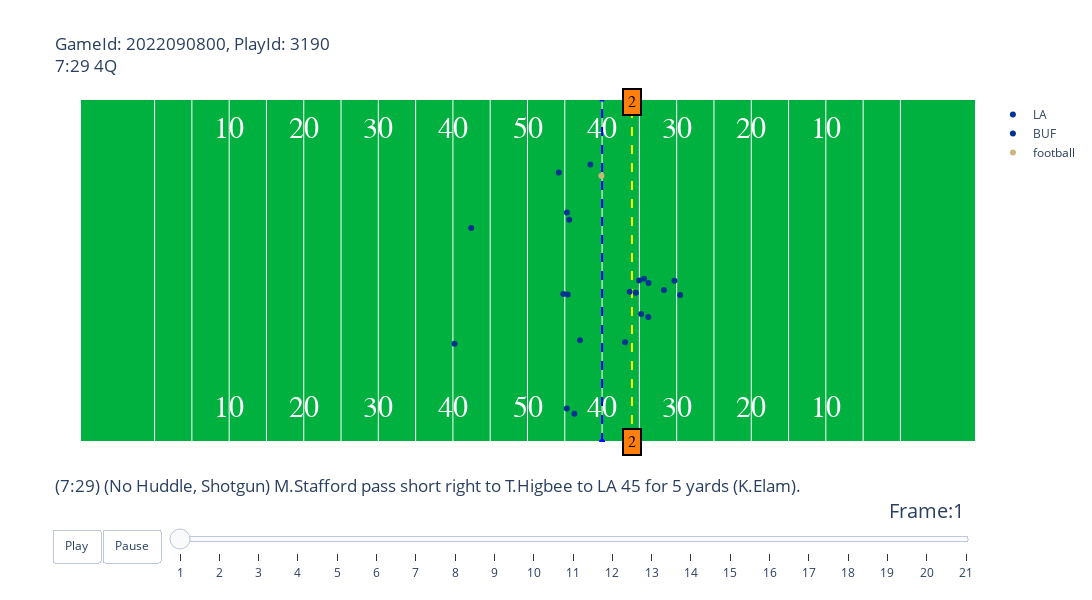
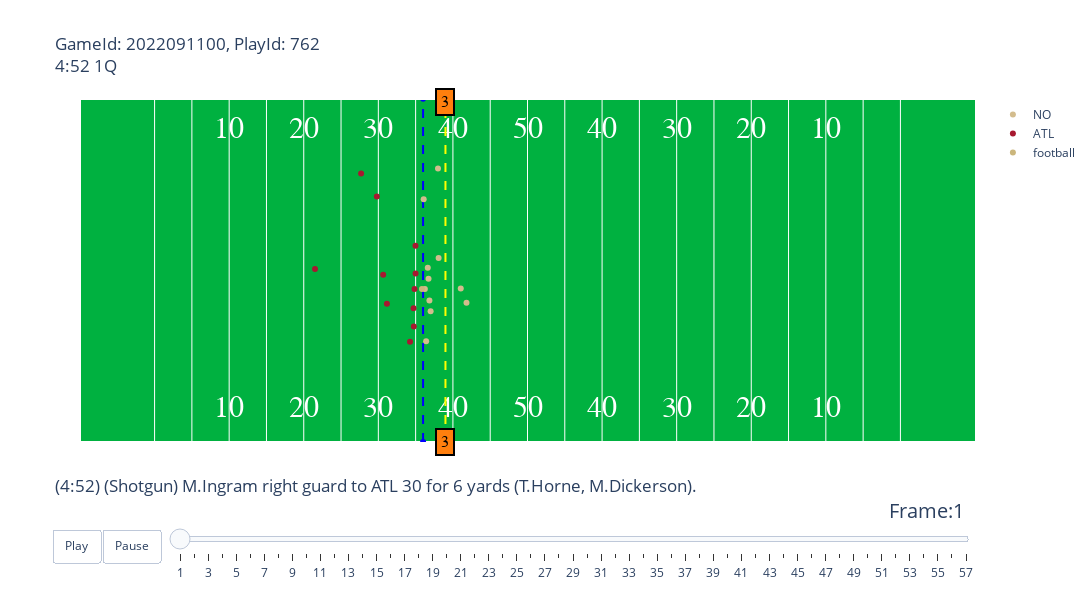
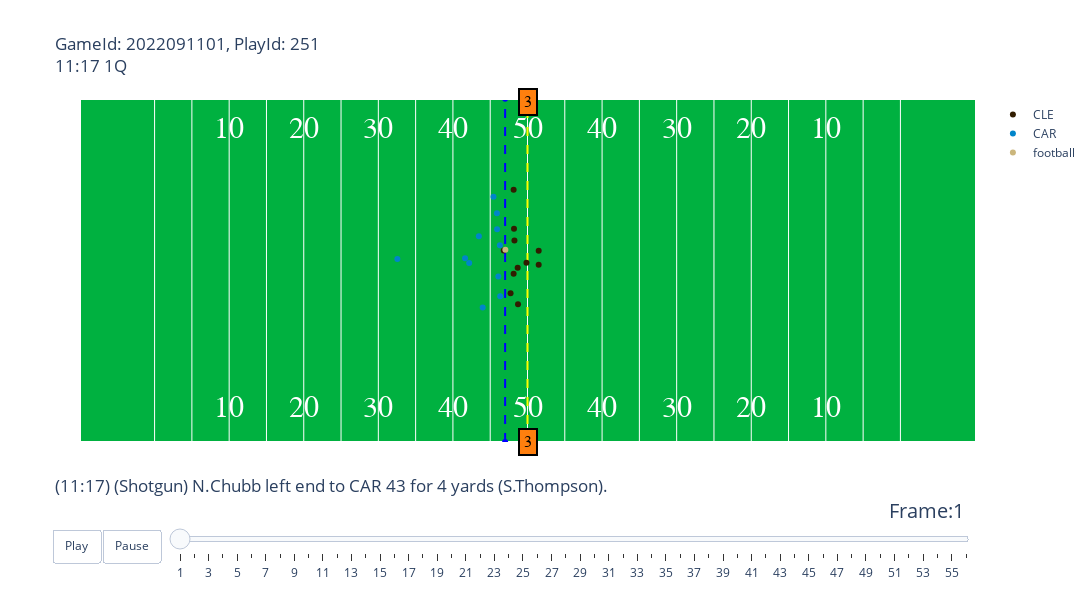

The notebook cell saved with these charts, in order:
### Code cell
#Select random plays from 5 games
import random
for gameId in week1.gameId.unique()[0:5].tolist():
    plays_list = week1[week1.gameId==gameId].playId.unique().tolist()
    playId = random.choice(plays_list)
    animate_play(week1,plays,players,tacklesData,gameId,playId).show()

### Figure 1 — Plotly figure (JSON) as saved in the notebook; plotly's stock layout.template omitted (floating-point values rounded to 4 significant figures)
{"data": [{"hoverinfo": "none", "mode": "text", "showlegend": false, "text": ["10", "20", "30", "40", "50", "40", "30", "20", "10"], "textfont": {"color": "#ffffff", "family": "Courier New, monospace", "size": 30}, "type": "scatter", "x": [20, 30, 40, 50, 60, 70, 80, 90, 100], "y": [5, 5, 5, 5, 5, 5, 5, 5, 5]}, {"hoverinfo": "none", "mode": "text", "showlegend": false, "text": ["10", "20", "30", "40", "50", "40", "30", "20", "10"], "textfont": {"color": "#ffffff", "family": "Courier New, monospace", "size": 30}, "type": "scatter", "x": [20, 30, 40, 50, 60, 70, 80, 90, 100], "y": [48.5, 48.5, 48.5, 48.5, 48.5, 48.5, 48.5, 48.5, 48.5]}, {"hoverinfo": "none", "line": {"color": "blue", "dash": "dash"}, "showlegend": false, "type": "scatter", "x": [70, 70], "y": [0, 53.5]}, {"hoverinfo": "none", "line": {"color": "yellow", "dash": "dash"}, "showlegend": false, "type": "scatter", "x": [74, 74], "y": [0, 53.5]}, {"hoverinfo": "text", "hovertext": ["nflId:34452.0", "nflId:41290.0", "nflId:42400.0", "nflId:43399.0", "nflId:44881.0", "nflId:46158.0", "nflId:46180.0", "nflId:46376.0", "nflId:47853.0", "nflId:47952.0", "nflId:53678.0"], "marker": {"color": "#003594"}, "mode": "markers", "name": "LA", "type": "scatter", "x": [78.29, 66.29, 79.7, 68.43, 65.4, 76.2, 76.23, 75.62, 73.08, 74.54, 65.28], "y": [23.68, 4.39, 25.12, 43.24, 22.99, 19.5, 24.77, 25.46, 15.54, 23.26, 35.77]}, {"hoverinfo": "text", "hovertext": ["nflId:37075.0", "nflId:40107.0", "nflId:40166.0", "nflId:41341.0", "nflId:44976.0", "nflId:46085.0", "nflId:46190.0", "nflId:52647.0", "nflId:53459.0", "nflId:53490.0", "nflId:54488.0"], "marker": {"color": "#00338D"}, "mode": "markers", "name": "BUF", "type": "scatter", "x": [80.46, 50.21, 52.45, 73.7, 65.6, 67.04, 64.81, 65.26, 75.24, 74.96, 64.19], "y": [22.9, 15.33, 33.37, 23.4, 34.62, 15.85, 23.06, 5.24, 19.93, 25.16, 42.01]}, {"hoverinfo": "none", "marker": {"color": "#CBB67C"}, "mode": "markers", "name": "football", "type": "scatter", "x": [69.91], "y": [41.48]}], "layout": {"annotations": [{"align": "center", "bgcolor": "#ff7f0e", "bordercolor": "black", "borderpad": 4, "borderwidth": 2, "font": {"color": "black", "family": "Courier New, monospace", "size": 16}, "opacity": 1, "showarrow": false, "text": "2", "x": 74, "y": 0}, {"align": "center", "bgcolor": "#ff7f0e", "bordercolor": "black", "borderpad": 4, "borderwidth": 2, "font": {"color": "black", "family": "Courier New, monospace", "size": 16}, "opacity": 1, "showarrow": false, "text": "2", "x": 74, "y": 53}], "autosize": false, "height": 600, "plot_bgcolor": "#00B140", "sliders": [{"active": 0, "currentvalue": {"font": {"size": 20}, "prefix": "Frame:", "visible": true, "xanchor": "right"}, "len": 0.9, "pad": {"b": 10, "t": 50}, "steps": [{"args": [[1], {"frame": {"duration": 100, "redraw": false}, "mode": "immediate", "transition": {"duration": 0}}], "label": "1", "method": "animate"}, {"args": [[2], {"frame": {"duration": 100, "redraw": false}, "mode": "immediate", "transition": {"duration": 0}}], "label": "2", "method": "animate"}, {"args": [[3], {"frame": {"duration": 100, "redraw": false}, "mode": "immediate", "transition": {"duration": 0}}], "label": "3", "method": "animate"}, {"args": [[4], {"frame": {"duration": 100, "redraw": false}, "mode": "immediate", "transition": {"duration": 0}}], "label": "4", "method": "animate"}, {"args": [[5], {"frame": {"duration": 100, "redraw": false}, "mode": "immediate", "transition": {"duration": 0}}], "label": "5", "method": "animate"}, {"args": [[6], {"frame": {"duration": 100, "redraw": false}, "mode": "immediate", "transition": {"duration": 0}}], "label": "6", "method": "animate"}, {"args": [[7], {"frame": {"duration": 100, "redraw": false}, "mode": "immediate", "transition": {"duration": 0}}], "label": "7", "method": "animate"}, {"args": [[8], {"frame": {"duration": 100, "redraw": false}, "mode": "immediate", "transition": {"duration": 0}}], "label": "8", "method": "animate"}, {"args": [[9], {"frame": {"duration": 100, "redraw": false}, "mode": "immediate", "transition": {"duration": 0}}], "label": "9", "method": "animate"}, {"args": [[10], {"frame": {"duration": 100, "redraw": false}, "mode": "immediate", "transition": {"duration": 0}}], "label": "10", "method": "animate"}, {"args": [[11], {"frame": {"duration": 100, "redraw": false}, "mode": "immediate", "transition": {"duration": 0}}], "label": "11", "method": "animate"}, {"args": [[12], {"frame": {"duration": 100, "redraw": false}, "mode": "immediate", "transition": {"duration": 0}}], "label": "12", "method": "animate"}, {"args": [[13], {"frame": {"duration": 100, "redraw": false}, "mode": "immediate", "transition": {"duration": 0}}], "label": "13", "method": "animate"}, {"args": [[14], {"frame": {"duration": 100, "redraw": false}, "mode": "immediate", "transition": {"duration": 0}}], "label": "14", "method": "animate"}, {"args": [[15], {"frame": {"duration": 100, "redraw": false}, "mode": "immediate", "transition": {"duration": 0}}], "label": "15", "method": "animate"}, {"args": [[16], {"frame": {"duration": 100, "redraw": false}, "mode": "immediate", "transition": {"duration": 0}}], "label": "16", "method": "animate"}, {"args": [[17], {"frame": {"duration": 100, "redraw": false}, "mode": "immediate", "transition": {"duration": 0}}], "label": "17", "method": "animate"}, {"args": [[18], {"frame": {"duration": 100, "redraw": false}, "mode": "immediate", "transition": {"duration": 0}}], "label": "18", "method": "animate"}, {"args": [[19], {"frame": {"duration": 100, "redraw": false}, "mode": "immediate", "transition": {"duration": 0}}], "label": "19", "method": "animate"}, {"args": [[20], {"frame": {"duration": 100, "redraw": false}, "mode": "immediate", "transition": {"duration": 0}}], "label": "20", "method": "animate"}, {"args": [[21], {"frame": {"duration": 100, "redraw": false}, "mode": "immediate", "transition": {"duration": 0}}], "label": "21", "method": "animate"}], "transition": {"duration": 300, "easing": "cubic-in-out"}, "x": 0.1, "xanchor": "left", "y": 0, "yanchor": "top"}], "title": {"text": "GameId: 2022090800, PlayId: 3190<br>7:29 4Q<br><br><br><br><br><br><br><br><br><br><br><br><br><br><br><br><br><br><br>(7:29) (No Huddle, Shotgun) M.Stafford pass short right to T.Higbee to LA 45 for 5 yards (K.Elam)."}, "updatemenus": [{"buttons": [{"args": [null, {"frame": {"duration": 100, "redraw": false}, "fromcurrent": true, "transition": {"duration": 0}}], "label": "Play", "method": "animate"}, {"args": [[null], {"frame": {"duration": 0, "redraw": false}, "mode": "immediate", "transition": {"duration": 0}}], "label": "Pause", "method": "animate"}], "direction": "left", "pad": {"r": 10, "t": 87}, "showactive": false, "type": "buttons", "x": 0.1, "xanchor": "right", "y": 0, "yanchor": "top"}], "width": 1200, "xaxis": {"autorange": false, "range": [0, 120], "showticklabels": false, "tickmode": "array", "tickvals": [10, 15, 20, 25, 30, 35, 40, 45, 50, 55, 60, 65, 70, 75, 80, 85, 90, 95, 100, 105, 110]}, "yaxis": {"autorange": false, "range": [0, 53.3], "showgrid": false, "showticklabels": false}}}

### Figure 2 — Plotly figure (JSON) as saved in the notebook; plotly's stock layout.template omitted (floating-point values rounded to 4 significant figures)
{"data": [{"hoverinfo": "none", "mode": "text", "showlegend": false, "text": ["10", "20", "30", "40", "50", "40", "30", "20", "10"], "textfont": {"color": "#ffffff", "family": "Courier New, monospace", "size": 30}, "type": "scatter", "x": [20, 30, 40, 50, 60, 70, 80, 90, 100], "y": [5, 5, 5, 5, 5, 5, 5, 5, 5]}, {"hoverinfo": "none", "mode": "text", "showlegend": false, "text": ["10", "20", "30", "40", "50", "40", "30", "20", "10"], "textfont": {"color": "#ffffff", "family": "Courier New, monospace", "size": 30}, "type": "scatter", "x": [20, 30, 40, 50, 60, 70, 80, 90, 100], "y": [48.5, 48.5, 48.5, 48.5, 48.5, 48.5, 48.5, 48.5, 48.5]}, {"hoverinfo": "none", "line": {"color": "blue", "dash": "dash"}, "showlegend": false, "type": "scatter", "x": [46, 46], "y": [0, 53.5]}, {"hoverinfo": "none", "line": {"color": "yellow", "dash": "dash"}, "showlegend": false, "type": "scatter", "x": [49, 49], "y": [0, 53.5]}, {"hoverinfo": "text", "hovertext": ["nflId:37101.0", "nflId:41532.0", "nflId:42344.0", "nflId:42356.0", "nflId:44844.0", "nflId:45244.0", "nflId:47831.0", "nflId:52432.0", "nflId:52513.0", "nflId:53098.0", "nflId:54476.0"], "marker": {"color": "#D3BC8D"}, "mode": "markers", "name": "NO", "type": "scatter", "x": [51.82, 47.01, 48, 46.85, 46.63, 51.05, 46.24, 46.73, 48.08, 46.41, 46.08], "y": [21.71, 20.38, 42.64, 22.06, 27.14, 23.92, 23.85, 25.46, 28.67, 15.69, 37.84]}, {"hoverinfo": "text", "hovertext": ["nflId:38592.0", "nflId:46091.0", "nflId:46135.0", "nflId:46841.0", "nflId:52424.0", "nflId:52527.0", "nflId:52542.0", "nflId:53469.0", "nflId:53577.0", "nflId:54503.0", "nflId:55173.0"], "marker": {"color": "#A71930"}, "mode": "markers", "name": "ATL", "type": "scatter", "x": [39.8, 40.65, 44.98, 44.99, 44.25, 41.15, 31.51, 37.69, 44.72, 44.76, 44.85], "y": [38.25, 26.08, 30.59, 26.25, 15.61, 21.53, 26.95, 41.86, 20.83, 17.99, 23.84]}, {"hoverinfo": "none", "marker": {"color": "#CBB67C"}, "mode": "markers", "name": "football", "type": "scatter", "x": [45.85], "y": [23.84]}], "layout": {"annotations": [{"align": "center", "bgcolor": "#ff7f0e", "bordercolor": "black", "borderpad": 4, "borderwidth": 2, "font": {"color": "black", "family": "Courier New, monospace", "size": 16}, "opacity": 1, "showarrow": false, "text": "3", "x": 49, "y": 0}, {"align": "center", "bgcolor": "#ff7f0e", "bordercolor": "black", "borderpad": 4, "borderwidth": 2, "font": {"color": "black", "family": "Courier New, monospace", "size": 16}, "opacity": 1, "showarrow": false, "text": "3", "x": 49, "y": 53}], "autosize": false, "height": 600, "plot_bgcolor": "#00B140", "sliders": [{"active": 0, "currentvalue": {"font": {"size": 20}, "prefix": "Frame:", "visible": true, "xanchor": "right"}, "len": 0.9, "pad": {"b": 10, "t": 50}, "steps": [{"args": [[1], {"frame": {"duration": 100, "redraw": false}, "mode": "immediate", "transition": {"duration": 0}}], "label": "1", "method": "animate"}, {"args": [[2], {"frame": {"duration": 100, "redraw": false}, "mode": "immediate", "transition": {"duration": 0}}], "label": "2", "method": "animate"}, {"args": [[3], {"frame": {"duration": 100, "redraw": false}, "mode": "immediate", "transition": {"duration": 0}}], "label": "3", "method": "animate"}, {"args": [[4], {"frame": {"duration": 100, "redraw": false}, "mode": "immediate", "transition": {"duration": 0}}], "label": "4", "method": "animate"}, {"args": [[5], {"frame": {"duration": 100, "redraw": false}, "mode": "immediate", "transition": {"duration": 0}}], "label": "5", "method": "animate"}, {"args": [[6], {"frame": {"duration": 100, "redraw": false}, "mode": "immediate", "transition": {"duration": 0}}], "label": "6", "method": "animate"}, {"args": [[7], {"frame": {"duration": 100, "redraw": false}, "mode": "immediate", "transition": {"duration": 0}}], "label": "7", "method": "animate"}, {"args": [[8], {"frame": {"duration": 100, "redraw": false}, "mode": "immediate", "transition": {"duration": 0}}], "label": "8", "method": "animate"}, {"args": [[9], {"frame": {"duration": 100, "redraw": false}, "mode": "immediate", "transition": {"duration": 0}}], "label": "9", "method": "animate"}, {"args": [[10], {"frame": {"duration": 100, "redraw": false}, "mode": "immediate", "transition": {"duration": 0}}], "label": "10", "method": "animate"}, {"args": [[11], {"frame": {"duration": 100, "redraw": false}, "mode": "immediate", "transition": {"duration": 0}}], "label": "11", "method": "animate"}, {"args": [[12], {"frame": {"duration": 100, "redraw": false}, "mode": "immediate", "transition": {"duration": 0}}], "label": "12", "method": "animate"}, {"args": [[13], {"frame": {"duration": 100, "redraw": false}, "mode": "immediate", "transition": {"duration": 0}}], "label": "13", "method": "animate"}, {"args": [[14], {"frame": {"duration": 100, "redraw": false}, "mode": "immediate", "transition": {"duration": 0}}], "label": "14", "method": "animate"}, {"args": [[15], {"frame": {"duration": 100, "redraw": false}, "mode": "immediate", "transition": {"duration": 0}}], "label": "15", "method": "animate"}, {"args": [[16], {"frame": {"duration": 100, "redraw": false}, "mode": "immediate", "transition": {"duration": 0}}], "label": "16", "method": "animate"}, {"args": [[17], {"frame": {"duration": 100, "redraw": false}, "mode": "immediate", "transition": {"duration": 0}}], "label": "17", "method": "animate"}, {"args": [[18], {"frame": {"duration": 100, "redraw": false}, "mode": "immediate", "transition": {"duration": 0}}], "label": "18", "method": "animate"}, {"args": [[19], {"frame": {"duration": 100, "redraw": false}, "mode": "immediate", "transition": {"duration": 0}}], "label": "19", "method": "animate"}, {"args": [[20], {"frame": {"duration": 100, "redraw": false}, "mode": "immediate", "transition": {"duration": 0}}], "label": "20", "method": "animate"}, {"args": [[21], {"frame": {"duration": 100, "redraw": false}, "mode": "immediate", "transition": {"duration": 0}}], "label": "21", "method": "animate"}, {"args": [[22], {"frame": {"duration": 100, "redraw": false}, "mode": "immediate", "transition": {"duration": 0}}], "label": "22", "method": "animate"}, {"args": [[23], {"frame": {"duration": 100, "redraw": false}, "mode": "immediate", "transition": {"duration": 0}}], "label": "23", "method": "animate"}, {"args": [[24], {"frame": {"duration": 100, "redraw": false}, "mode": "immediate", "transition": {"duration": 0}}], "label": "24", "method": "animate"}, {"args": [[25], {"frame": {"duration": 100, "redraw": false}, "mode": "immediate", "transition": {"duration": 0}}], "label": "25", "method": "animate"}, {"args": [[26], {"frame": {"duration": 100, "redraw": false}, "mode": "immediate", "transition": {"duration": 0}}], "label": "26", "method": "animate"}, {"args": [[27], {"frame": {"duration": 100, "redraw": false}, "mode": "immediate", "transition": {"duration": 0}}], "label": "27", "method": "animate"}, {"args": [[28], {"frame": {"duration": 100, "redraw": false}, "mode": "immediate", "transition": {"duration": 0}}], "label": "28", "method": "animate"}, {"args": [[29], {"frame": {"duration": 100, "redraw": false}, "mode": "immediate", "transition": {"duration": 0}}], "label": "29", "method": "animate"}, {"args": [[30], {"frame": {"duration": 100, "redraw": false}, "mode": "immediate", "transition": {"duration": 0}}], "label": "30", "method": "animate"}, {"args": [[31], {"frame": {"duration": 100, "redraw": false}, "mode": "immediate", "transition": {"duration": 0}}], "label": "31", "method": "animate"}, {"args": [[32], {"frame": {"duration": 100, "redraw": false}, "mode": "immediate", "transition": {"duration": 0}}], "label": "32", "method": "animate"}, {"args": [[33], {"frame": {"duration": 100, "redraw": false}, "mode": "immediate", "transition": {"duration": 0}}], "label": "33", "method": "animate"}, {"args": [[34], {"frame": {"duration": 100, "redraw": false}, "mode": "immediate", "transition": {"duration": 0}}], "label": "34", "method": "animate"}, {"args": [[35], {"frame": {"duration": 100, "redraw": false}, "mode": "immediate", "transition": {"duration": 0}}], "label": "35", "method": "animate"}, {"args": [[36], {"frame": {"duration": 100, "redraw": false}, "mode": "immediate", "transition": {"duration": 0}}], "label": "36", "method": "animate"}, {"args": [[37], {"frame": {"duration": 100, "redraw": false}, "mode": "immediate", "transition": {"duration": 0}}], "label": "37", "method": "animate"}, {"args": [[38], {"frame": {"duration": 100, "redraw": false}, "mode": "immediate", "transition": {"duration": 0}}], "label": "38", "method": "animate"}, {"args": [[39], {"frame": {"duration": 100, "redraw": false}, "mode": "immediate", "transition": {"duration": 0}}], "label": "39", "method": "animate"}, {"args": [[40], {"frame": {"duration": 100, "redraw": false}, "mode": "immediate", "transition": {"duration": 0}}], "label": "40", "method": "animate"}, {"args": [[41], {"frame": {"duration": 100, "redraw": false}, "mode": "immediate", "transition": {"duration": 0}}], "label": "41", "method": "animate"}, {"args": [[42], {"frame": {"duration": 100, "redraw": false}, "mode": "immediate", "transition": {"duration": 0}}], "label": "42", "method": "animate"}, {"args": [[43], {"frame": {"duration": 100, "redraw": false}, "mode": "immediate", "transition": {"duration": 0}}], "label": "43", "method": "animate"}, {"args": [[44], {"frame": {"duration": 100, "redraw": false}, "mode": "immediate", "transition": {"duration": 0}}], "label": "44", "method": "animate"}, {"args": [[45], {"frame": {"duration": 100, "redraw": false}, "mode": "immediate", "transition": {"duration": 0}}], "label": "45", "method": "animate"}, {"args": [[46], {"frame": {"duration": 100, "redraw": false}, "mode": "immediate", "transition": {"duration": 0}}], "label": "46", "method": "animate"}, {"args": [[47], {"frame": {"duration": 100, "redraw": false}, "mode": "immediate", "transition": {"duration": 0}}], "label": "47", "method": "animate"}, {"args": [[48], {"frame": {"duration": 100, "redraw": false}, "mode": "immediate", "transition": {"duration": 0}}], "label": "48", "method": "animate"}, {"args": [[49], {"frame": {"duration": 100, "redraw": false}, "mode": "immediate", "transition": {"duration": 0}}], "label": "49", "method": "animate"}, {"args": [[50], {"frame": {"duration": 100, "redraw": false}, "mode": "immediate", "transition": {"duration": 0}}], "label": "50", "method": "animate"}, {"args": [[51], {"frame": {"duration": 100, "redraw": false}, "mode": "immediate", "transition": {"duration": 0}}], "label": "51", "method": "animate"}, {"args": [[52], {"frame": {"duration": 100, "redraw": false}, "mode": "immediate", "transition": {"duration": 0}}], "label": "52", "method": "animate"}, {"args": [[53], {"frame": {"duration": 100, "redraw": false}, "mode": "immediate", "transition": {"duration": 0}}], "label": "53", "method": "animate"}, {"args": [[54], {"frame": {"duration": 100, "redraw": false}, "mode": "immediate", "transition": {"duration": 0}}], "label": "54", "method": "animate"}, {"args": [[55], {"frame": {"duration": 100, "redraw": false}, "mode": "immediate", "transition": {"duration": 0}}], "label": "55", "method": "animate"}, {"args": [[56], {"frame": {"duration": 100, "redraw": false}, "mode": "immediate", "transition": {"duration": 0}}], "label": "56", "method": "animate"}, {"args": [[57], {"frame": {"duration": 100, "redraw": false}, "mode": "immediate", "transition": {"duration": 0}}], "label": "57", "method": "animate"}], "transition": {"duration": 300, "easing": "cubic-in-out"}, "x": 0.1, "xanchor": "left", "y": 0, "yanchor": "top"}], "title": {"text": "GameId: 2022091100, PlayId: 762<br>4:52 1Q<br><br><br><br><br><br><br><br><br><br><br><br><br><br><br><br><br><br><br>(4:52) (Shotgun) M.Ingram right guard to ATL 30 for 6 yards (T.Horne, M.Dickerson)."}, "updatemenus": [{"buttons": [{"args": [null, {"frame": {"duration": 100, "redraw": false}, "fromcurrent": true, "transition": {"duration": 0}}], "label": "Play", "method": "animate"}, {"args": [[null], {"frame": {"duration": 0, "redraw": false}, "mode": "immediate", "transition": {"duration": 0}}], "label": "Pause", "method": "animate"}], "direction": "left", "pad": {"r": 10, "t": 87}, "showactive": false, "type": "buttons", "x": 0.1, "xanchor": "right", "y": 0, "yanchor": "top"}], "width": 1200, "xaxis": {"autorange": false, "range": [0, 120], "showticklabels": false, "tickmode": "array", "tickvals": [10, 15, 20, 25, 30, 35, 40, 45, 50, 55, 60, 65, 70, 75, 80, 85, 90, 95, 100, 105, 110]}, "yaxis": {"autorange": false, "range": [0, 53.3], "showgrid": false, "showticklabels": false}}}

### Figure 3 — Plotly figure (JSON) as saved in the notebook; plotly's stock layout.template omitted (floating-point values rounded to 4 significant figures)
{"data": [{"hoverinfo": "none", "mode": "text", "showlegend": false, "text": ["10", "20", "30", "40", "50", "40", "30", "20", "10"], "textfont": {"color": "#ffffff", "family": "Courier New, monospace", "size": 30}, "type": "scatter", "x": [20, 30, 40, 50, 60, 70, 80, 90, 100], "y": [5, 5, 5, 5, 5, 5, 5, 5, 5]}, {"hoverinfo": "none", "mode": "text", "showlegend": false, "text": ["10", "20", "30", "40", "50", "40", "30", "20", "10"], "textfont": {"color": "#ffffff", "family": "Courier New, monospace", "size": 30}, "type": "scatter", "x": [20, 30, 40, 50, 60, 70, 80, 90, 100], "y": [48.5, 48.5, 48.5, 48.5, 48.5, 48.5, 48.5, 48.5, 48.5]}, {"hoverinfo": "none", "line": {"color": "blue", "dash": "dash"}, "showlegend": false, "type": "scatter", "x": [57, 57], "y": [0, 53.5]}, {"hoverinfo": "none", "line": {"color": "yellow", "dash": "dash"}, "showlegend": false, "type": "scatter", "x": [60, 60], "y": [0, 53.5]}, {"hoverinfo": "text", "hovertext": ["nflId:41264.0", "nflId:42347.0", "nflId:43380.0", "nflId:44841.0", "nflId:44870.0", "nflId:44898.0", "nflId:46104.0", "nflId:46235.0", "nflId:52418.0", "nflId:52595.0", "nflId:53539.0"], "marker": {"color": "#311D00"}, "mode": "markers", "name": "CLE", "type": "scatter", "x": [58.68, 58.73, 61.5, 58.14, 56.82, 59.86, 61.5, 58.25, 58.14, 57.73, 58.19], "y": [27.15, 21.45, 29.79, 39.33, 29.83, 27.93, 27.62, 31.41, 26.21, 23.19, 33.24]}, {"hoverinfo": "text", "hovertext": ["nflId:42368.0", "nflId:43441.0", "nflId:45004.0", "nflId:46124.0", "nflId:46527.0", "nflId:47799.0", "nflId:52415.0", "nflId:52446.0", "nflId:52472.0", "nflId:52852.0", "nflId:53437.0"], "marker": {"color": "#0085CA"}, "mode": "markers", "name": "CAR", "type": "scatter", "x": [52.18, 55.92, 42.55, 56.34, 53.48, 56.09, 56.3, 55.9, 55.44, 51.63, 53.99], "y": [27.9, 33.14, 28.53, 22.71, 32.08, 25.81, 30.68, 35.64, 38.22, 28.65, 20.98]}, {"hoverinfo": "none", "marker": {"color": "#CBB67C"}, "mode": "markers", "name": "football", "type": "scatter", "x": [57.03], "y": [29.95]}], "layout": {"annotations": [{"align": "center", "bgcolor": "#ff7f0e", "bordercolor": "black", "borderpad": 4, "borderwidth": 2, "font": {"color": "black", "family": "Courier New, monospace", "size": 16}, "opacity": 1, "showarrow": false, "text": "3", "x": 60, "y": 0}, {"align": "center", "bgcolor": "#ff7f0e", "bordercolor": "black", "borderpad": 4, "borderwidth": 2, "font": {"color": "black", "family": "Courier New, monospace", "size": 16}, "opacity": 1, "showarrow": false, "text": "3", "x": 60, "y": 53}], "autosize": false, "height": 600, "plot_bgcolor": "#00B140", "sliders": [{"active": 0, "currentvalue": {"font": {"size": 20}, "prefix": "Frame:", "visible": true, "xanchor": "right"}, "len": 0.9, "pad": {"b": 10, "t": 50}, "steps": [{"args": [[1], {"frame": {"duration": 100, "redraw": false}, "mode": "immediate", "transition": {"duration": 0}}], "label": "1", "method": "animate"}, {"args": [[2], {"frame": {"duration": 100, "redraw": false}, "mode": "immediate", "transition": {"duration": 0}}], "label": "2", "method": "animate"}, {"args": [[3], {"frame": {"duration": 100, "redraw": false}, "mode": "immediate", "transition": {"duration": 0}}], "label": "3", "method": "animate"}, {"args": [[4], {"frame": {"duration": 100, "redraw": false}, "mode": "immediate", "transition": {"duration": 0}}], "label": "4", "method": "animate"}, {"args": [[5], {"frame": {"duration": 100, "redraw": false}, "mode": "immediate", "transition": {"duration": 0}}], "label": "5", "method": "animate"}, {"args": [[6], {"frame": {"duration": 100, "redraw": false}, "mode": "immediate", "transition": {"duration": 0}}], "label": "6", "method": "animate"}, {"args": [[7], {"frame": {"duration": 100, "redraw": false}, "mode": "immediate", "transition": {"duration": 0}}], "label": "7", "method": "animate"}, {"args": [[8], {"frame": {"duration": 100, "redraw": false}, "mode": "immediate", "transition": {"duration": 0}}], "label": "8", "method": "animate"}, {"args": [[9], {"frame": {"duration": 100, "redraw": false}, "mode": "immediate", "transition": {"duration": 0}}], "label": "9", "method": "animate"}, {"args": [[10], {"frame": {"duration": 100, "redraw": false}, "mode": "immediate", "transition": {"duration": 0}}], "label": "10", "method": "animate"}, {"args": [[11], {"frame": {"duration": 100, "redraw": false}, "mode": "immediate", "transition": {"duration": 0}}], "label": "11", "method": "animate"}, {"args": [[12], {"frame": {"duration": 100, "redraw": false}, "mode": "immediate", "transition": {"duration": 0}}], "label": "12", "method": "animate"}, {"args": [[13], {"frame": {"duration": 100, "redraw": false}, "mode": "immediate", "transition": {"duration": 0}}], "label": "13", "method": "animate"}, {"args": [[14], {"frame": {"duration": 100, "redraw": false}, "mode": "immediate", "transition": {"duration": 0}}], "label": "14", "method": "animate"}, {"args": [[15], {"frame": {"duration": 100, "redraw": false}, "mode": "immediate", "transition": {"duration": 0}}], "label": "15", "method": "animate"}, {"args": [[16], {"frame": {"duration": 100, "redraw": false}, "mode": "immediate", "transition": {"duration": 0}}], "label": "16", "method": "animate"}, {"args": [[17], {"frame": {"duration": 100, "redraw": false}, "mode": "immediate", "transition": {"duration": 0}}], "label": "17", "method": "animate"}, {"args": [[18], {"frame": {"duration": 100, "redraw": false}, "mode": "immediate", "transition": {"duration": 0}}], "label": "18", "method": "animate"}, {"args": [[19], {"frame": {"duration": 100, "redraw": false}, "mode": "immediate", "transition": {"duration": 0}}], "label": "19", "method": "animate"}, {"args": [[20], {"frame": {"duration": 100, "redraw": false}, "mode": "immediate", "transition": {"duration": 0}}], "label": "20", "method": "animate"}, {"args": [[21], {"frame": {"duration": 100, "redraw": false}, "mode": "immediate", "transition": {"duration": 0}}], "label": "21", "method": "animate"}, {"args": [[22], {"frame": {"duration": 100, "redraw": false}, "mode": "immediate", "transition": {"duration": 0}}], "label": "22", "method": "animate"}, {"args": [[23], {"frame": {"duration": 100, "redraw": false}, "mode": "immediate", "transition": {"duration": 0}}], "label": "23", "method": "animate"}, {"args": [[24], {"frame": {"duration": 100, "redraw": false}, "mode": "immediate", "transition": {"duration": 0}}], "label": "24", "method": "animate"}, {"args": [[25], {"frame": {"duration": 100, "redraw": false}, "mode": "immediate", "transition": {"duration": 0}}], "label": "25", "method": "animate"}, {"args": [[26], {"frame": {"duration": 100, "redraw": false}, "mode": "immediate", "transition": {"duration": 0}}], "label": "26", "method": "animate"}, {"args": [[27], {"frame": {"duration": 100, "redraw": false}, "mode": "immediate", "transition": {"duration": 0}}], "label": "27", "method": "animate"}, {"args": [[28], {"frame": {"duration": 100, "redraw": false}, "mode": "immediate", "transition": {"duration": 0}}], "label": "28", "method": "animate"}, {"args": [[29], {"frame": {"duration": 100, "redraw": false}, "mode": "immediate", "transition": {"duration": 0}}], "label": "29", "method": "animate"}, {"args": [[30], {"frame": {"duration": 100, "redraw": false}, "mode": "immediate", "transition": {"duration": 0}}], "label": "30", "method": "animate"}, {"args": [[31], {"frame": {"duration": 100, "redraw": false}, "mode": "immediate", "transition": {"duration": 0}}], "label": "31", "method": "animate"}, {"args": [[32], {"frame": {"duration": 100, "redraw": false}, "mode": "immediate", "transition": {"duration": 0}}], "label": "32", "method": "animate"}, {"args": [[33], {"frame": {"duration": 100, "redraw": false}, "mode": "immediate", "transition": {"duration": 0}}], "label": "33", "method": "animate"}, {"args": [[34], {"frame": {"duration": 100, "redraw": false}, "mode": "immediate", "transition": {"duration": 0}}], "label": "34", "method": "animate"}, {"args": [[35], {"frame": {"duration": 100, "redraw": false}, "mode": "immediate", "transition": {"duration": 0}}], "label": "35", "method": "animate"}, {"args": [[36], {"frame": {"duration": 100, "redraw": false}, "mode": "immediate", "transition": {"duration": 0}}], "label": "36", "method": "animate"}, {"args": [[37], {"frame": {"duration": 100, "redraw": false}, "mode": "immediate", "transition": {"duration": 0}}], "label": "37", "method": "animate"}, {"args": [[38], {"frame": {"duration": 100, "redraw": false}, "mode": "immediate", "transition": {"duration": 0}}], "label": "38", "method": "animate"}, {"args": [[39], {"frame": {"duration": 100, "redraw": false}, "mode": "immediate", "transition": {"duration": 0}}], "label": "39", "method": "animate"}, {"args": [[40], {"frame": {"duration": 100, "redraw": false}, "mode": "immediate", "transition": {"duration": 0}}], "label": "40", "method": "animate"}, {"args": [[41], {"frame": {"duration": 100, "redraw": false}, "mode": "immediate", "transition": {"duration": 0}}], "label": "41", "method": "animate"}, {"args": [[42], {"frame": {"duration": 100, "redraw": false}, "mode": "immediate", "transition": {"duration": 0}}], "label": "42", "method": "animate"}, {"args": [[43], {"frame": {"duration": 100, "redraw": false}, "mode": "immediate", "transition": {"duration": 0}}], "label": "43", "method": "animate"}, {"args": [[44], {"frame": {"duration": 100, "redraw": false}, "mode": "immediate", "transition": {"duration": 0}}], "label": "44", "method": "animate"}, {"args": [[45], {"frame": {"duration": 100, "redraw": false}, "mode": "immediate", "transition": {"duration": 0}}], "label": "45", "method": "animate"}, {"args": [[46], {"frame": {"duration": 100, "redraw": false}, "mode": "immediate", "transition": {"duration": 0}}], "label": "46", "method": "animate"}, {"args": [[47], {"frame": {"duration": 100, "redraw": false}, "mode": "immediate", "transition": {"duration": 0}}], "label": "47", "method": "animate"}, {"args": [[48], {"frame": {"duration": 100, "redraw": false}, "mode": "immediate", "transition": {"duration": 0}}], "label": "48", "method": "animate"}, {"args": [[49], {"frame": {"duration": 100, "redraw": false}, "mode": "immediate", "transition": {"duration": 0}}], "label": "49", "method": "animate"}, {"args": [[50], {"frame": {"duration": 100, "redraw": false}, "mode": "immediate", "transition": {"duration": 0}}], "label": "50", "method": "animate"}, {"args": [[51], {"frame": {"duration": 100, "redraw": false}, "mode": "immediate", "transition": {"duration": 0}}], "label": "51", "method": "animate"}, {"args": [[52], {"frame": {"duration": 100, "redraw": false}, "mode": "immediate", "transition": {"duration": 0}}], "label": "52", "method": "animate"}, {"args": [[53], {"frame": {"duration": 100, "redraw": false}, "mode": "immediate", "transition": {"duration": 0}}], "label": "53", "method": "animate"}, {"args": [[54], {"frame": {"duration": 100, "redraw": false}, "mode": "immediate", "transition": {"duration": 0}}], "label": "54", "method": "animate"}, {"args": [[55], {"frame": {"duration": 100, "redraw": false}, "mode": "immediate", "transition": {"duration": 0}}], "label": "55", "method": "animate"}, {"args": [[56], {"frame": {"duration": 100, "redraw": false}, "mode": "immediate", "transition": {"duration": 0}}], "label": "56", "method": "animate"}], "transition": {"duration": 300, "easing": "cubic-in-out"}, "x": 0.1, "xanchor": "left", "y": 0, "yanchor": "top"}], "title": {"text": "GameId: 2022091101, PlayId: 251<br>11:17 1Q<br><br><br><br><br><br><br><br><br><br><br><br><br><br><br><br><br><br><br>(11:17) (Shotgun) N.Chubb left end to CAR 43 for 4 yards (S.Thompson)."}, "updatemenus": [{"buttons": [{"args": [null, {"frame": {"duration": 100, "redraw": false}, "fromcurrent": true, "transition": {"duration": 0}}], "label": "Play", "method": "animate"}, {"args": [[null], {"frame": {"duration": 0, "redraw": false}, "mode": "immediate", "transition": {"duration": 0}}], "label": "Pause", "method": "animate"}], "direction": "left", "pad": {"r": 10, "t": 87}, "showactive": false, "type": "buttons", "x": 0.1, "xanchor": "right", "y": 0, "yanchor": "top"}], "width": 1200, "xaxis": {"autorange": false, "range": [0, 120], "showticklabels": false, "tickmode": "array", "tickvals": [10, 15, 20, 25, 30, 35, 40, 45, 50, 55, 60, 65, 70, 75, 80, 85, 90, 95, 100, 105, 110]}, "yaxis": {"autorange": false, "range": [0, 53.3], "showgrid": false, "showticklabels": false}}}
